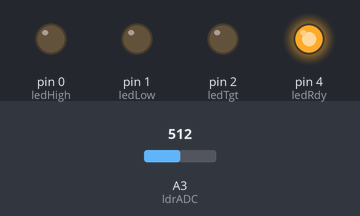
This sketch was run on a simulated Arduino Uno, built with avr-gcc and run on an emulated ATmega328P. Parts: output pins drawn as LEDs (lit = HIGH). The inputs (shaded band) are chosen by the test bench; at power-on: A3 (ldrADC) = 512.

Above: at 4.4 s.
4.5 s: A3 (ldrADC) set to 119
6.0 s: A3 (ldrADC) set to 101
At 6.3 s:
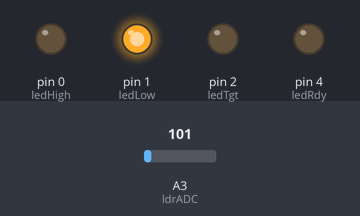
7.5 s: A3 (ldrADC) set to 170
9.0 s: A3 (ldrADC) set to 194
At 10.2 s:
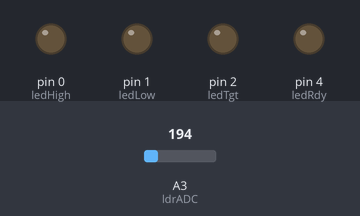
10.5 s: A3 (ldrADC) set to 778
12.0 s: A3 (ldrADC) set to 795
At 13.4 s:
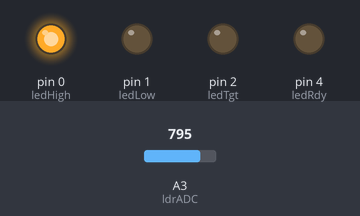
Timing chart, 0 to 14.5 s (numbered marks = the images above; inputs shaded):
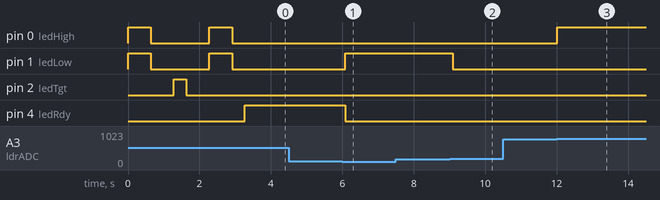

Measured:
- the behaviour switches between 112 and 111 on A3 (ldrADC) (found by bisection; images 0 and 1)
- the behaviour switches between 179 and 180 on A3 (ldrADC) (found by bisection; images 1 and 2)
- the behaviour switches between 787 and 788 on A3 (ldrADC) (found by bisection; images 2 and 3)
- after the input at 4.5 s, every drawn part: stays the same
- after the input at 6.0 s, pin 1 (ledLow): LOW → HIGH after 0.08 s; pin 4 (ledRdy): HIGH → LOW after 0.08 s
- after the input at 7.5 s, every drawn part: stays the same
- after the input at 9.0 s, pin 1 (ledLow): HIGH → LOW after 0.10 s
- after the input at 10.5 s, every drawn part: stays the same
- after the input at 12.0 s, pin 0 (ledHigh): LOW → HIGH at once

The sketch:

ttiny_beta01.ino.ino
```cpp
/*
    PWR 5 ---|  |---   Vcc
   ADC  3 ---|  |---   2 TGT
  Calib 4 ---|  |---   1 LOW pwm
      gnd ---|  |---   0 High pwm
 */

// the setup routine runs once when you press reset:
int highvalue =0;
int lowvalue = 1023;
int diff = 0;
int x = 1;
int PistonTarget = 0;
int adcaverage = 0;
String calibrate = "no";
int ledRdy = 4;
int ledLow = 1;
int ledTgt = 2;
int ledHigh = 0;
int ldrADC = 3;
int ADCrange = 4;   // tgt illums within this range.  2 * ADCrange = window +/-

void setup() {

  pinMode(ledHigh, OUTPUT); //0  pwm
  pinMode(ledLow, OUTPUT);  //1  pwm
  pinMode(ledTgt, OUTPUT);  //2
  pinMode(ledRdy, OUTPUT);  //4
  pinMode(ldrADC,INPUT);      ///3  Analog input

    x = 255;
    while( x != 0)
  {
  analogWrite(ledHigh, x);
  analogWrite(ledLow, x);
  delay(5);
  x--;
  }
    digitalWrite(ledTgt, HIGH);

    delay(350);
    digitalWrite(ledTgt, LOW);

  while( x < 255)
  {
  analogWrite(ledHigh, x);
  analogWrite(ledLow, x);
  delay(5);
  x++;
  }
digitalWrite(ledLow, LOW);
digitalWrite(ledHigh,LOW);
delay(350);
digitalWrite(ledRdy, HIGH);
x=1;
}

// the loop routine runs over and over again forever:
void loop() {

  // read the input on analog pin 3:
  long voltage = analogRead(ldrADC);

  // 10K to ground on LDR
  //float sensorValue = voltage/4;   // ldr ranges from mv to 4.73v
  float sensorValue = voltage;   // ldr ranges from mv to 4.73v
  //float ADCraw = voltage * 216.279;  //  converts ADC to 0-1023  216.279 = voltage/1023

  adcaverage = adcaverage + sensorValue;

  if(x == 3)
    {
      sensorValue = adcaverage/3;
        if(sensorValue > highvalue)
          {
            highvalue = sensorValue;
          }
        if(sensorValue < lowvalue)
          {
            lowvalue = sensorValue;
          }
          diff = highvalue - lowvalue;

        if(diff > 400)
           {
              calibrate = "yes";
              PistonTarget = highvalue * .70;

                int pwmHigh = map(sensorValue, PistonTarget, 1023, 0, 255);
                int pwmLow = map(sensorValue, 0, PistonTarget, 255, 0);


              digitalWrite(ledRdy, LOW);

              //        lights here
              if(sensorValue > PistonTarget - ADCrange && sensorValue < PistonTarget + ADCrange)
                    {
                      digitalWrite(ledTgt, HIGH);
                    }
              else
                    {
                       digitalWrite(ledTgt, LOW);
                     }
              //  High light
              if(sensorValue > PistonTarget + ADCrange)
                     {
                       analogWrite(ledHigh,pwmHigh);      ////////////////
                     }
               else
                     {
                        digitalWrite(ledHigh, LOW);
                     }
                  // low light
                if(sensorValue < PistonTarget - ADCrange)
                      {
                        analogWrite(ledLow,pwmLow);       /////////////////////
                      }
                 else {
                         digitalWrite(ledLow, LOW);
                       }

          }
        else
          {
            calibrate = "no";
          }
    delay(100);
    adcaverage = 0;
    x = 0;
   }
  x = x + 1;
}
```
